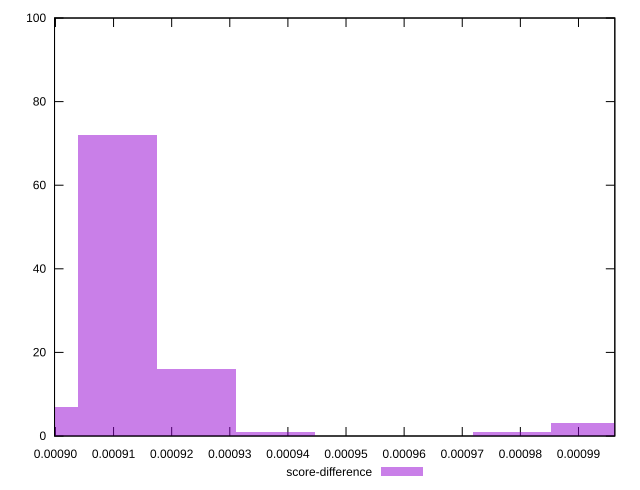

The script that saved this image:
reset

$scoreDifference <<EOF
0.0009106058807258035 72
0.0009241970132739497 16
0.0008970147481776571 7
0.0009921526760146814 3
0.000978561543466535 1
0.0009377881458220961 1
EOF

set key outside below
set boxwidth 0.00001359113254814632
set xrange [0.0008998423925175025:0.0009962537992559417]
set yrange [0:100]
set trange [0:100]
set style fill transparent solid 0.5 noborder
set terminal svg size 640, 490 enhanced background rgb 'white'
set output "report_00008_2021-01-22T20:58:29.167/first-cpu-idle/samples/pages+cached+noexternal+nojs/score-difference/histogram.svg"

plot $scoreDifference title "score-difference" with boxes

reset
